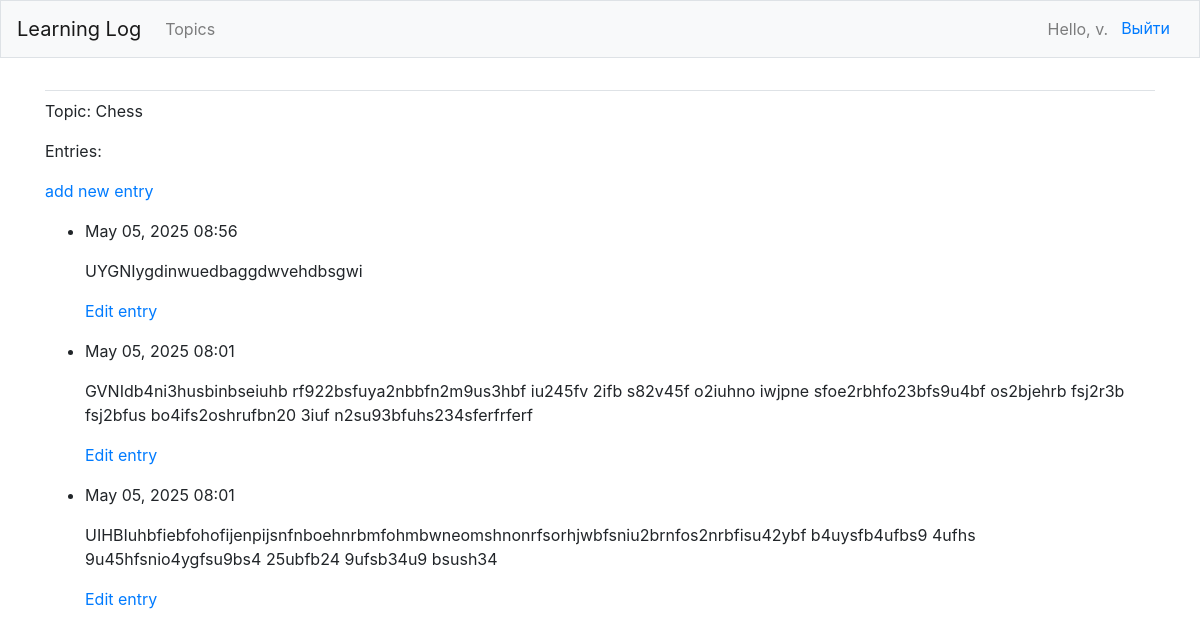
The page /topics/1/ (signed in) on the database its author committed.
### learning_logs/models.py (models this page shows, shortened)
class Topic(models.Model):
    text = models.CharField(max_length=200)
    date_added = models.DateTimeField(auto_now_add=True)
    owner = models.ForeignKey(User, on_delete=models.CASCADE)
    def __str__(self):
        return self.text

class Entry(models.Model):
    topic = models.ForeignKey(Topic, on_delete=models.CASCADE)
    text = models.TextField()
    date_added = models.DateTimeField(auto_now_add=True)
    class Meta:
        verbose_name_plural = 'entries'

### learning_logs/views.py (the view)
# urls.py: path('topics/<int:topic_id>/', views.topic, name='topic'),
@login_required
def topic(request, topic_id):
    topic = Topic.objects.get(id=topic_id)
    if topic.owner != request.user:
        raise Http404
    entries = topic.entry_set.order_by('-date_added')
    context = {'topic': topic, 'entries': entries}
    return render(request, 'learning_logs/topic.html', context)

### learning_logs/templates/learning_logs/topic.html
{% extends 'learning_logs/base.html' %}
{% block content %}
  <p>Topic: {{ topic }}</p>
  <p>Entries:</p>
    <p>
    <a href="{% url 'learning_logs:new_entry' topic.id %}">add new entry</a>
  </p>
  <ul>
  {% for entry in entries %}
    <li>
      <p>{{ entry.date_added|date:'M d, Y H:i' }}</p>
      <p>{{ entry.text|linebreaks }}</p>
      <p>
          <a href="{% url 'learning_logs:edit_entry' entry.id %}">Edit entry</a>
      </p>
    </li>
  {% empty %}
    <li>There are no entries for this topic yet ¯\_(ツ)_/¯</li>
  {% endfor %}
  </ul>
{% endblock content %}

### learning_logs/templates/learning_logs/base.html (shortened to what this page needs)
{% load bootstrap4 %}
<!doctype html>
<html lang="en">
<head>
	{% bootstrap_css %}
</head>
<body>
<nav class="navbar navbar-expand-md navbar-light bg-light mb-4 border">
	<a class="navbar-brand" href="{% url 'learning_logs:index' %}">
		Learning Log</a>
	<div class="collapse navbar-collapse" id="navbarCollapse">
		<ul class="navbar-nav mr-auto">
			<li class="nav-item">
				<a class="nav-link" href="{% url 'learning_logs:topics' %}">
					Topics</a></li>
		</ul>
		<ul class="navbar-nav ml-auto">
			{% if user.is_authenticated %}
				<li class="nav-item">
					<span class="navbar-text"> Hello, {{ user.username }}.</span>
				</li>
				<li class="nav-item">
					<form action="{% url 'users:logout' %}" method="post" style="display:inline">
  <button type="submit" class="btn btn-link">Выйти</button>
</form>
				</li>
			{% else %}
				<li class="nav-item">
					<a class="nav-link" href="{% url 'users:register' %}">Register</a>
				</li>
				<li class="nav-item">
					<a class="nav-link" href="{% url 'users:login' %}">Log in</a></li>
			{% endif %}
		</ul>
	</div>
</nav>
<main role="main" class="container">
	<div class="pb-2 mb-2 border-bottom">
	</div>
	<div>
		{% block content %}{% endblock content %}
	</div>
</main>
</body>
</html>

### rows shown on the page
Topic: text "Chess"
Entry: date_added "May 05, 2025 08:56", text "UYGNIygdinwuedbaggdwvehdbsgwi"
Entry: date_added "May 05, 2025 08:01", text "GVNIdb4ni3husbinbseiuhb rf922bsfuya2nbbfn2m9us3hbf iu245fv 2ifb s82v45f o2iuhno iwjpne sfoe2rbhfo23bfs9u4bf os2bjehrb fsj2r3b fsj2bfus bo4ifs2oshrufbn20 3iuf n2su93bfuhs234sferfrferf"
Entry: date_added "May 05, 2025 08:01", text "UIHBIuhbfiebfohofijenpijsnfnboehnrbmfohmbwneomshnonrfsorhjwbfsniu2brnfos2nrbfisu42ybf b4uysfb4ufbs9 4ufhs 9u45hfsnio4ygfsu9bs4 25ubfb24 9ufsb34u9 bsush34"

### other values the page prints
{{ user.username }} "v"
